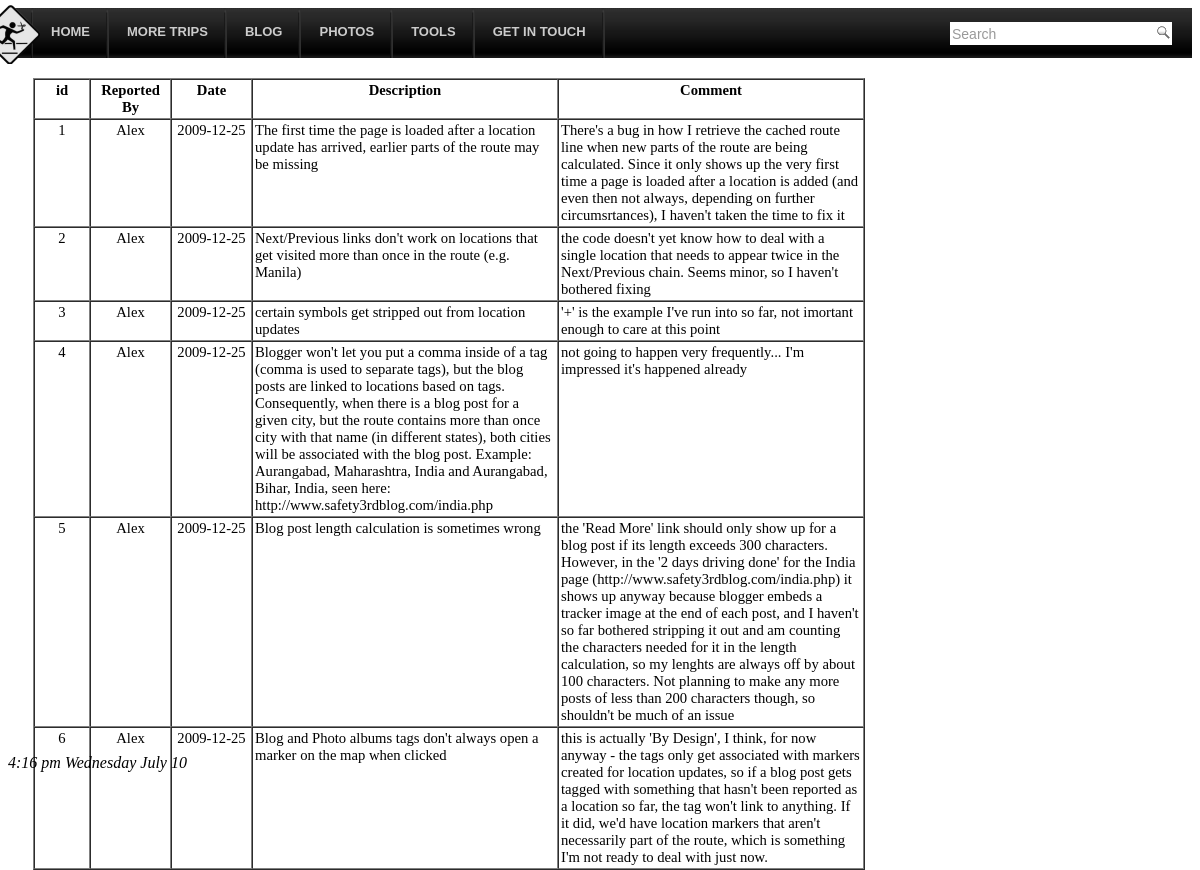
The app's page /site/known.php with its own data.
### tables this page shows
CREATE TABLE `bugs` (
  `id` int(10) unsigned NOT NULL auto_increment,
  `date` datetime NOT NULL,
  `description` text NOT NULL,
  `reported` varchar(45) default NULL,
  `comment` text,
  `type` int(10) unsigned NOT NULL,
  PRIMARY KEY  (`id`)
);

### site/DBConnect.php (called while the page is built, shortened)
<?php
class DBConnect
{
    public function RunQuery($query)
    {
        $result = mysql_query( $query )
            or die ( 'It Didn\'t Work: ' . mysql_error() );
        return ($result);
    }
}
?>

### site/known.php (the view, shortened to what this page needs)
<?php
if (defined('SITEID'))
{
	$siteid = SITEID;
}
else if (array_key_exists("siteid", $_GET))
{
	$siteid = $_GET["siteid"];
}
else
{
	$siteid = DEFAULT_SITEID;
}
require("header.html");
require_once("DBConnect.php");
?>
<div class="mainWidths">
<?php require("menu.php"); ?>
	<div style="padding-left:25px; background-position:top right;height:680px; font-size:11pt" class="mainBackground">
		<div style="width:75%; padding-top:20px">
<table border="1" cellspacing="0" cellpadding="2">
	<tr>
		<td width="50px" valign='top' align='center'><b>id</b></td>
		<td width="75px" valign='top' align='center'><b>Reported By</b></td>
		<td width="75px" valign='top' align='center'><b>Date</b></td>
		<td width="300px" valign='top' align='center'><b>Description</b></td>
		<td width="300px" valign='top' align='center'><b>Comment</b></td>
	</tr>
<?php
$dbCon = new DBConnect();
$result = $dbCon->RunQuery("SELECT * from bugs where type=1");
while ($row = mysql_fetch_object($result))
{
	echo "<tr>\n";
	echo "<td valign='top' align='center'>" . $row->id . "</td>\n";
	echo "<td valign='top' align='center'>" . $row->reported . "</td>\n";
	$dt = strtotime($row->date);
	echo "<td valign='top' align='center'>" . date('Y-m-d', $dt) . "</td>\n";
	echo "<td valign='top'>" . $row->description . "</td>\n";
	echo "<td valign='top'>" . $row->comment . "</td>\n";
	echo "</tr>\n";
}
?>
</table>
		</div>
	</div>
</div>

### site/menu.php (shortened to what this page needs)
<?php
require_once("DBConnect.php");
?>
<?php
$rel = (($siteid == 1) || ($siteid == 4)) ? "rel='rrdropmenu'" : "";
?>
<link href="/ext/css/menustyle.css" type="text/css" rel="stylesheet">
<table width="100%" cellspacing="0" cellpadding="0" border="0">
  <tbody><tr>
<td bgcolor="#222222">
<div id="mainmenu" class="md10style">
<ul>
<li style="border: medium none; height:50px; padding:0; width:25px; float:left; margin:0"><a <?php echo $rel; ?> href="index.php?siteid=<?php echo $siteid; ?>" style="margin:0 0 0 -32px;border:none">
<img src="/img/menu/safety3rdbw-transp.png" style="position:relative; left:-14px; top:-3.5px" title="Home"></a>
</li>
<li style="border-right:1px solid #2F2F2F"><a <?php echo $rel; ?> href="index.php?siteid=<?php echo $siteid; ?>">HOME</a></li>
<li style="border-right:1px solid #2F2F2F"><a rel="rrdropmenu0" href="#">MORE TRIPS</a></li>
<li style="border-right:1px solid #2F2F2F"><a rel="rrdropmenu1" href="http://safety3rd.blogspot.com">BLOG</a></li>
<li style="border-right:1px solid #2F2F2F"><a rel="rrdropmenu2" href="albums.php?siteid=<?php echo $siteid; ?>">PHOTOS</a></li>
<li style="border-right:1px solid #2F2F2F"><a rel="rrdropmenu3" href="#">TOOLS</a></li>
<li style="border-right:1px solid #2F2F2F"><a rel="rrdropmenu4" href="contact.php?siteid=<?php echo $siteid; ?>">GET IN TOUCH</a></li>
<li id="md10search">
<div style="position:relative; float:right; padding-top: 14px; padding-right:20px" >
<form style="color: rgb(153, 153, 153);" accept-charset="utf-8" method="get" action="/searchresults.php" name="searchBox" id="searchBox">
<div class="clearfix">
<input type="text" id="searchString" name="searchString" title="Search" class="auto-clear" autocomplete="off" style="color: rgb(153, 153, 153);background-color:#FFFFFF; border:0 none; float:left; font-size:14px; vertical-align:middle; width:200px; height:21px">
<input type="submit" value="" class="submit" style="background: url('/img/menu/search.png') no-repeat #FFFFFF; border:0 none; display:block; float:left; font-size:85%; height:23px;overflow:hidden;width:18px;vertical-align:middle;cursor:pointer">
</div>
</form>
</div>
</li>
</ul>
</div>
</td>
  </tr>
</tbody></table>

### site/ext/css/menustyle.css (style rules this page uses)
.md10style { font-weight: bold; font-family: "Arial", sans-serif; overflow:visible; }
.md10style:after { content: "."; display: block; height: 0; clear: both; visibility: hidden; }
.md10style ul, .md10style ul li { float: left; list-style-type: none; margin: 0; padding: 0; font-size: 13px; line-height: 48px; }
.md10style ul { height: 50px; width:100%; background: url('/img/menu/navigation_90.png') repeat-x 0 -50px; }
.md10style ul li a { color:green; display: block; height: 50px; padding: 0 18px; color: #ccc; text-decoration: none; background: url('/img/menu/navigation_s90.png') no-repeat right top; }
#md10search { width:265px; white-space:no-wrap; overflow:hidden; color:#FFF; font-size:2px; font-family:'Arial', sans-serif; text-align:right; float:right; }

### records on screen
bugs: id "1", reported "Alex", date "2009-12-25", description "The first time the page is loaded after a location update has arrived, earlier parts of the route may be missing", comment "There's a bug in how I retrieve the cached route line when new parts of the route are being calculated. Since it only shows up the very first time a page is loaded after a location is added (and even then not always, depending on further circumsrtances), I haven't taken the time to fix it"
bugs: id "2", reported "Alex", date "2009-12-25", description "Next/Previous links don't work on locations that get visited more than once in the route (e.g. Manila)", comment "the code doesn't yet know how to deal with a single location that needs to appear twice in the Next/Previous chain. Seems minor, so I haven't bothered fixing"
bugs: id "3", reported "Alex", date "2009-12-25", description "certain symbols get stripped out from location updates", comment "'+' is the example I've run into so far, not imortant enough to care at this point"
bugs: id "4", reported "Alex", date "2009-12-25", description "Blogger won't let you put a comma inside of a tag (comma is used to separate tags), but the blog posts are linked to locations based on tags. Consequently, when there is a blog post for a given city, but the route contains more than once city with that name (in different states), both cities will be associated with the blog post. Example: Aurangabad, Maharashtra, India and Aurangabad, Bihar, India, seen here: http://www.safety3rdblog.com/india.php", comment "not going to happen very frequently... I'm impressed it's happened already"
bugs: id "5", reported "Alex", date "2009-12-25", description "Blog post length calculation is sometimes wrong", comment "the 'Read More' link should only show up for a blog post if its length exceeds 300 characters. However, in the '2 days driving done' for the India page (http://www.safety3rdblog.com/india.php) it shows up anyway because blogger embeds a tracker image at the end of each post, and I haven't so far bothered stripping it out and am counting the characters needed for it in the length calculation, so my lenghts are always off by about 100 characters. Not planning to make any more posts of less than 200 characters though, so shouldn't be much of an issue"
bugs: id "6", reported "Alex", date "2009-12-25", description "Blog and Photo albums tags don't always open a marker on the map when clicked", comment "this is actually 'By Design', I think, for now anyway - the tags only get associated with markers created for location updates, so if a blog post gets tagged with something that hasn't been reported as a location so far, the tag won't link to anything. If it did, we'd have location markers that aren't necessarily part of the route, which is something I'm not ready to deal with just now."
